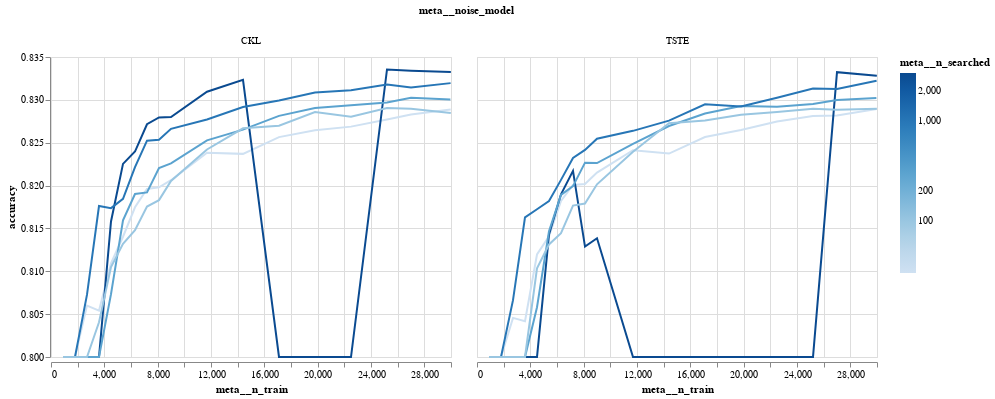

Notebook source saved alongside this figure:
### Code cell
idx = show["meta__n_searched"] < 10_000
import altair as alt
# idx = -1 < show["meta__n_searched"]
idx = show["meta__n_searched"] <= 3_000
idx &= show.meta__noise_model.isin(["CKL", "TSTE"])
alt.Chart(show[idx]).mark_line().encode(
    x="meta__n_train",
    y=alt.Y("accuracy", scale=alt.Scale(domain=(0.8, 0.835), clamp=True)),
#     y=alt.Y("nn_diff_mean"),
#     y=alt.Y("nn_acc_radius_3", scale=alt.Scale(domain=(0.7, 1), clamp=True)),
    color=alt.Color("meta__n_searched", scale=alt.Scale(type="log")),
    column=alt.Column("meta__noise_model"),
)

### Figure 1 — Vega-Lite specification as saved in the notebook (floating-point values rounded to 4 significant figures; data arrays with more than 128 entries replaced by an {"elided": "..."} marker saying what was removed)
{"config": {"view": {"continuousWidth": 400, "continuousHeight": 300}}, "data": {"name": "data-cc6e091d3262ddc94106fb9ee5e14186"}, "mark": "line", "encoding": {"color": {"type": "quantitative", "field": "meta__n_searched", "scale": {"type": "log"}}, "column": {"type": "nominal", "field": "meta__noise_model"}, "x": {"type": "quantitative", "field": "meta__n_train"}, "y": {"type": "quantitative", "field": "accuracy", "scale": {"clamp": true, "domain": [0.8, 0.835]}}}, "$schema": "https://vega.github.io/schema/vega-lite/v4.8.1.json", "datasets": {"data-cc6e091d3262ddc94106fb9ee5e14186": {"elided": "180 records"}}}
